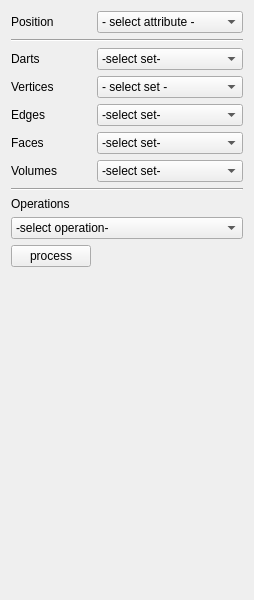
<?xml version="1.0" encoding="UTF-8"?>
<ui version="4.0">
 <exportmacro>SCHNAPPS_PLUGIN_VOLUME_MODELISATION_API</exportmacro>
 <class>VolumeModelisation_TabWidget</class>
 <widget class="QWidget" name="VolumeModelisation_TabWidget">
  <property name="geometry">
   <rect>
    <x>0</x>
    <y>0</y>
    <width>254</width>
    <height>600</height>
   </rect>
  </property>
  <property name="windowTitle">
   <string>Form</string>
  </property>
  <layout class="QGridLayout" name="gridLayout">
   <item row="1" column="0" colspan="2">
    <widget class="Line" name="line_2">
     <property name="orientation">
      <enum>Qt::Horizontal</enum>
     </property>
    </widget>
   </item>
   <item row="3" column="1">
    <widget class="QComboBox" name="vertexSet_comboBox">
     <property name="sizePolicy">
      <sizepolicy hsizetype="Expanding" vsizetype="Fixed">
       <horstretch>0</horstretch>
       <verstretch>0</verstretch>
      </sizepolicy>
     </property>
     <item>
      <property name="text">
       <string>- select set -</string>
      </property>
     </item>
    </widget>
   </item>
   <item row="4" column="0">
    <widget class="QLabel" name="label_8">
     <property name="text">
      <string>Edges</string>
     </property>
    </widget>
   </item>
   <item row="6" column="0">
    <widget class="QLabel" name="label_10">
     <property name="text">
      <string>Volumes</string>
     </property>
    </widget>
   </item>
   <item row="3" column="0">
    <widget class="QLabel" name="label_6">
     <property name="text">
      <string>Vertices</string>
     </property>
    </widget>
   </item>
   <item row="5" column="0">
    <widget class="QLabel" name="label_9">
     <property name="text">
      <string>Faces</string>
     </property>
    </widget>
   </item>
   <item row="0" column="0">
    <widget class="QLabel" name="label_2">
     <property name="text">
      <string>Position</string>
     </property>
    </widget>
   </item>
   <item row="0" column="1">
    <widget class="QComboBox" name="position_comboBox">
     <property name="sizePolicy">
      <sizepolicy hsizetype="Expanding" vsizetype="Fixed">
       <horstretch>0</horstretch>
       <verstretch>0</verstretch>
      </sizepolicy>
     </property>
     <item>
      <property name="text">
       <string>- select attribute -</string>
      </property>
     </item>
    </widget>
   </item>
   <item row="10" column="0" colspan="2">
    <widget class="QComboBox" name="operations_combobox">
     <item>
      <property name="text">
       <string>-select operation-</string>
      </property>
     </item>
    </widget>
   </item>
   <item row="7" column="0" colspan="2">
    <widget class="Line" name="line">
     <property name="orientation">
      <enum>Qt::Horizontal</enum>
     </property>
    </widget>
   </item>
   <item row="13" column="0">
    <spacer name="verticalSpacer">
     <property name="orientation">
      <enum>Qt::Vertical</enum>
     </property>
     <property name="sizeHint" stdset="0">
      <size>
       <width>20</width>
       <height>40</height>
      </size>
     </property>
    </spacer>
   </item>
   <item row="4" column="1">
    <widget class="QComboBox" name="edgeSet_comboBox">
     <item>
      <property name="text">
       <string>-select set-</string>
      </property>
     </item>
    </widget>
   </item>
   <item row="5" column="1">
    <widget class="QComboBox" name="faceSet_comboBox">
     <item>
      <property name="text">
       <string>-select set-</string>
      </property>
     </item>
    </widget>
   </item>
   <item row="2" column="1">
    <widget class="QComboBox" name="dartSet_comboBox">
     <item>
      <property name="text">
       <string>-select set-</string>
      </property>
     </item>
    </widget>
   </item>
   <item row="6" column="1">
    <widget class="QComboBox" name="volumeSet_comboBox">
     <item>
      <property name="text">
       <string>-select set-</string>
      </property>
     </item>
    </widget>
   </item>
   <item row="2" column="0">
    <widget class="QLabel" name="label">
     <property name="text">
      <string>Darts</string>
     </property>
    </widget>
   </item>
   <item row="9" column="0">
    <widget class="QLabel" name="label_3">
     <property name="text">
      <string>Operations</string>
     </property>
    </widget>
   </item>
   <item row="11" column="0">
    <widget class="QPushButton" name="process_pushButton">
     <property name="text">
      <string>process</string>
     </property>
    </widget>
   </item>
  </layout>
 </widget>
 <resources/>
 <connections/>
</ui>
